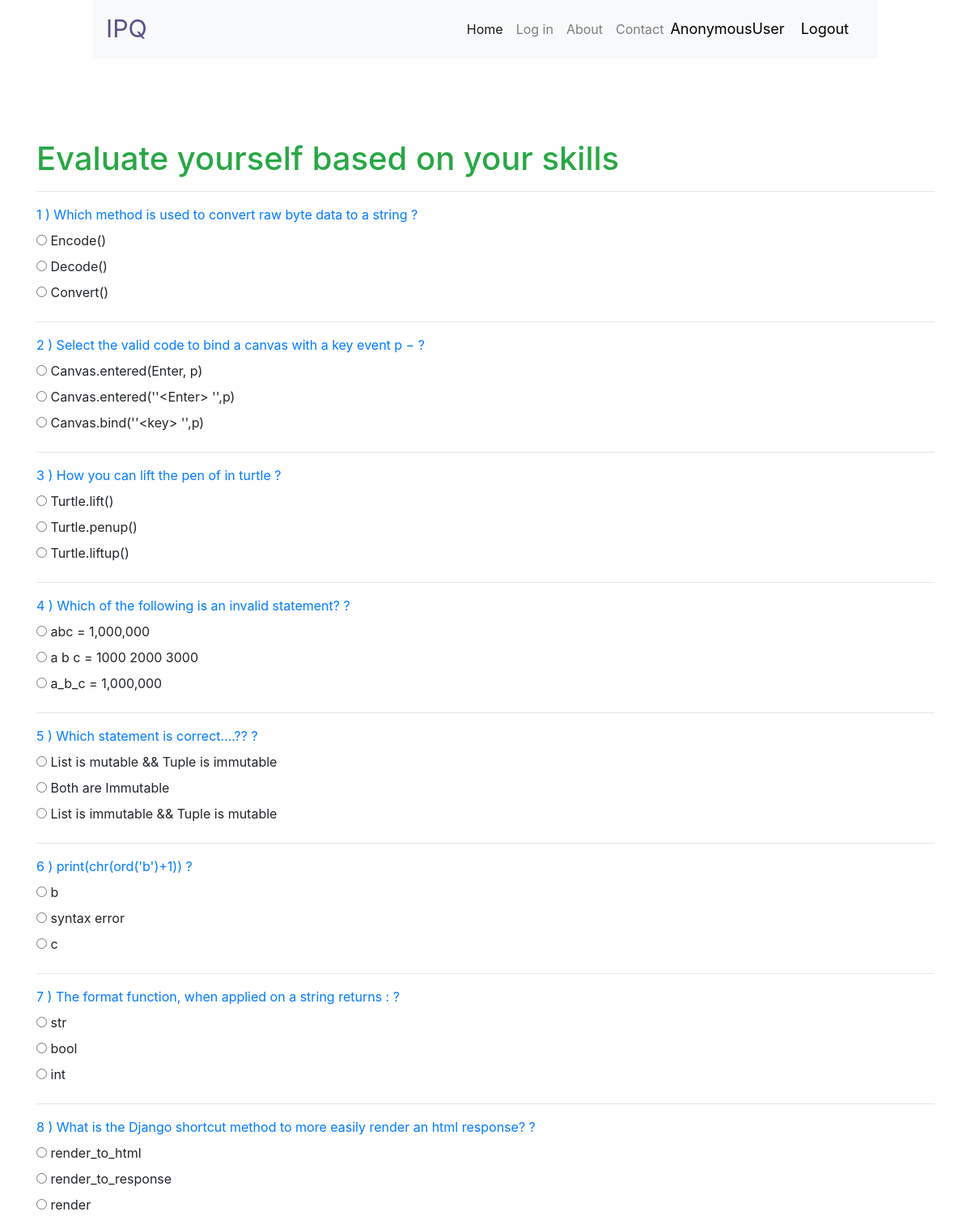
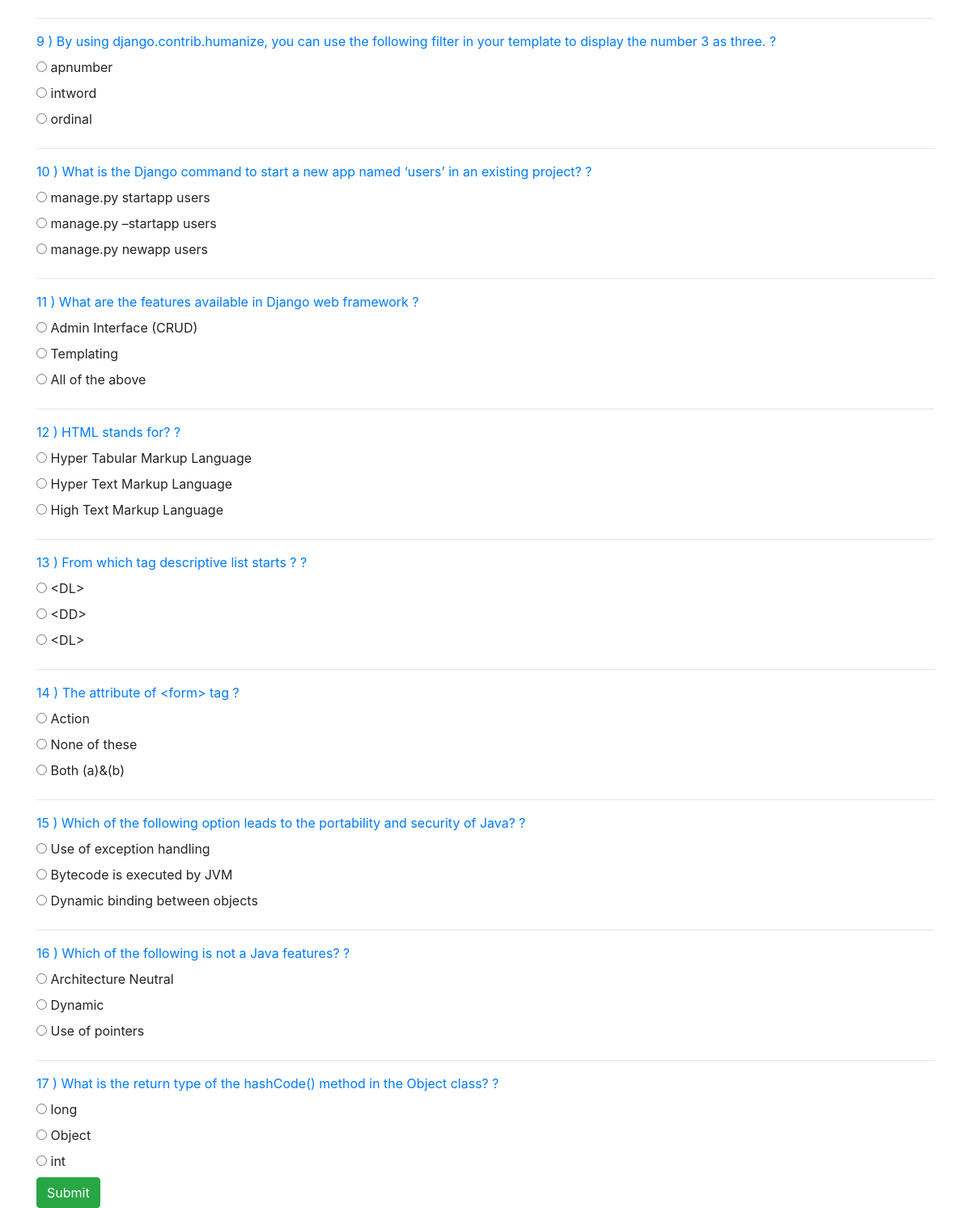
The app's page /evaluate/ with its own data (2 pictures, top to bottom).
### quiz/models.py (models this page shows)
class Quiz(models.Model):
    question = models.CharField(max_length=200, null=True)
    option1 = models.CharField(max_length=100, null=True)
    option2 = models.CharField(max_length=100, null=True)
    option3 = models.CharField(max_length=100, null=True)
    correctAns = models.CharField(max_length=100, null=True)
    tag = models.CharField(max_length=100, null=True)

### quiz/views.py (the view)
# urls.py: path('evaluate/', views.evaluate, name='evaluate'),
def evaluate(request):
    quiz = Quiz.objects.all()
    return render(request, "quiz.html", {"quiz":quiz})

### templates/quiz.html (shortened to what this page needs)
{% extends 'nav.html' %}
{% load static %}
{% block body %}
<body>
    <div class="quiz">
        <div class="container">
            <h1 class="text-success mt-3">Evaluate yourself based on your skills</h1>
                {% for i in quiz %}
                <hr>
            <div>
                <form action="">
                <label class="text-primary">{{i.id}} ) {{i.question}} ?</label>
                <div class="radio">
                    <label><input type="radio" class="rb" name={{i.id}} id="option1" value="{{i.option1}}"> {{i.option1}}</label>
                  </div>
                  <div class="radio">
                    <label><input type="radio" class="rb" name={{i.id}} id="option2" value="{{i.option2}}"> {{i.option2}}</label>
                  </div>
                  <div class="radio disabled">
                    <label><input type="radio" class="rb" name={{i.id}} id="option2" value="{{i.option3}}"> {{i.option3}}</label>
                  </div>
            </div>
            {% endfor %}
            <input type="submit" class="btn btn-success" value="Submit" id="b11" onclick="getAnswer()">
            <br>
        </div>
    </div>
</body>
{% endblock %}

### templates/nav.html (shortened to what this page needs)
{% load static %}
<!DOCTYPE html>
<html lang="en">
<head>
    <link rel="stylesheet" href="{% static 'css/main.css' %}">
    <link rel="stylesheet" href="https://stackpath.bootstrapcdn.com/bootstrap/4.5.2/css/bootstrap.min.css">
</head>
<body>
    <div class="container-fluid nav_bg">
        <div class="row">
          <div class ="col-10 mx-auto ">
          <nav class="navbar navbar-expand-lg navbar-light bg-light">
             <a class="navbar-brand" href="/landingpage">IPQ</a>
             <div class="collapse navbar-collapse" id="navbarSupportedContent">
               <ul class="navbar-nav ml-auto">
                 <li class="nav-item active">
                   <a class="nav-link" href="/home">Home <span class="sr-only">(current)</span></a>
                 </li>
                 <li class="nav-item">
                   <a class="nav-link" href="/login">Log in</a>
                 </li>
                 <li class="nav-item">
                   <a class="nav-link" href="/about">About</a>
                 </li>
                 <li class="nav-item">
                   <a class="nav-link" href="/contact">Contact</a>
                 </li>
               </ul>
             </div>
              <span class="hello-msg">{{request.user}}</span>
              <span ><a  class="hello-msg" href="{% url 'logout' %}">Logout</a></span>
           </nav>
         </div>
        </div>
      </div>
{% block body %}
{% endblock %}
</body>
</html>

### static/css/main.css (style rules this page uses)
.navbar { background-color: #fff !important; }
.navbar-brand { font-size: 1.9rem !important; color: #565387 !important; }
.container { width: 100%; margin-top: 100px; }
.hello-msg { font-size: 18px; color: black; margin-right: 20px; }

### records on screen
Quiz: id "1", question "Which method is used to convert raw byte data to a string", option1 "Encode()", option2 "Decode()", option3 "Convert()"
Quiz: id "2", question "Select the valid code to bind a canvas with a key event p −", option1 "Canvas.entered(Enter, p)", option2 "Canvas.entered(''<Enter> '',p)", option3 "Canvas.bind(''<key> '',p)"
Quiz: id "3", question "How you can lift the pen of in turtle", option1 "Turtle.lift()", option2 "Turtle.penup()", option3 "Turtle.liftup()"
Quiz: id "4", question "Which of the following is an invalid statement?", option1 "abc = 1,000,000", option2 "a b c = 1000 2000 3000", option3 "a_b_c = 1,000,000"
Quiz: id "5", question "Which statement is correct....??", option1 "List is mutable && Tuple is immutable", option2 "Both are Immutable", option3 "List is immutable && Tuple is mutable"
Quiz: id "6", question "print(chr(ord('b')+1))", option1 "b", option2 "syntax error", option3 "c"
Quiz: id "7", question "The format function, when applied on a string returns :", option1 "str", option2 "bool", option3 "int"
Quiz: id "8", question "What is the Django shortcut method to more easily render an html response?", option1 "render_to_html", option2 "render_to_response", option3 "render"
Quiz: id "9", question "By using django.contrib.humanize, you can use the following filter in your template to display the number 3 as three.", option1 "apnumber", option2 "intword", option3 "ordinal"
Quiz: id "10", question "What is the Django command to start a new app named ‘users’ in an existing project?", option1 "manage.py startapp users", option2 "manage.py –startapp users", option3 "manage.py newapp users"
Quiz: id "11", question "What are the features available in Django web framework", option1 "Admin Interface (CRUD)", option2 "Templating", option3 "All of the above"
Quiz: id "12", question "HTML stands for?", option1 "Hyper Tabular Markup Language", option2 "Hyper Text Markup Language", option3 "High Text Markup Language"
Quiz: id "13", question "From which tag descriptive list starts ?", option1 "<DL>", option2 "<DD>", option3 "<DL>"
Quiz: id "14", question "The attribute of <form> tag", option1 "Action", option2 "None of these", option3 "Both (a)&(b)"
Quiz: id "15", question "Which of the following option leads to the portability and security of Java?", option1 "Use of exception handling", option2 "Bytecode is executed by JVM", option3 "Dynamic binding between objects"
Quiz: id "16", question "Which of the following is not a Java features?", option1 "Architecture Neutral", option2 "Dynamic", option3 "Use of pointers"
Quiz: id "17", question "What is the return type of the hashCode() method in the Object class?", option1 "long", option2 "Object", option3 "int"

### other values on screen
{{ request.user }} "AnonymousUser"
